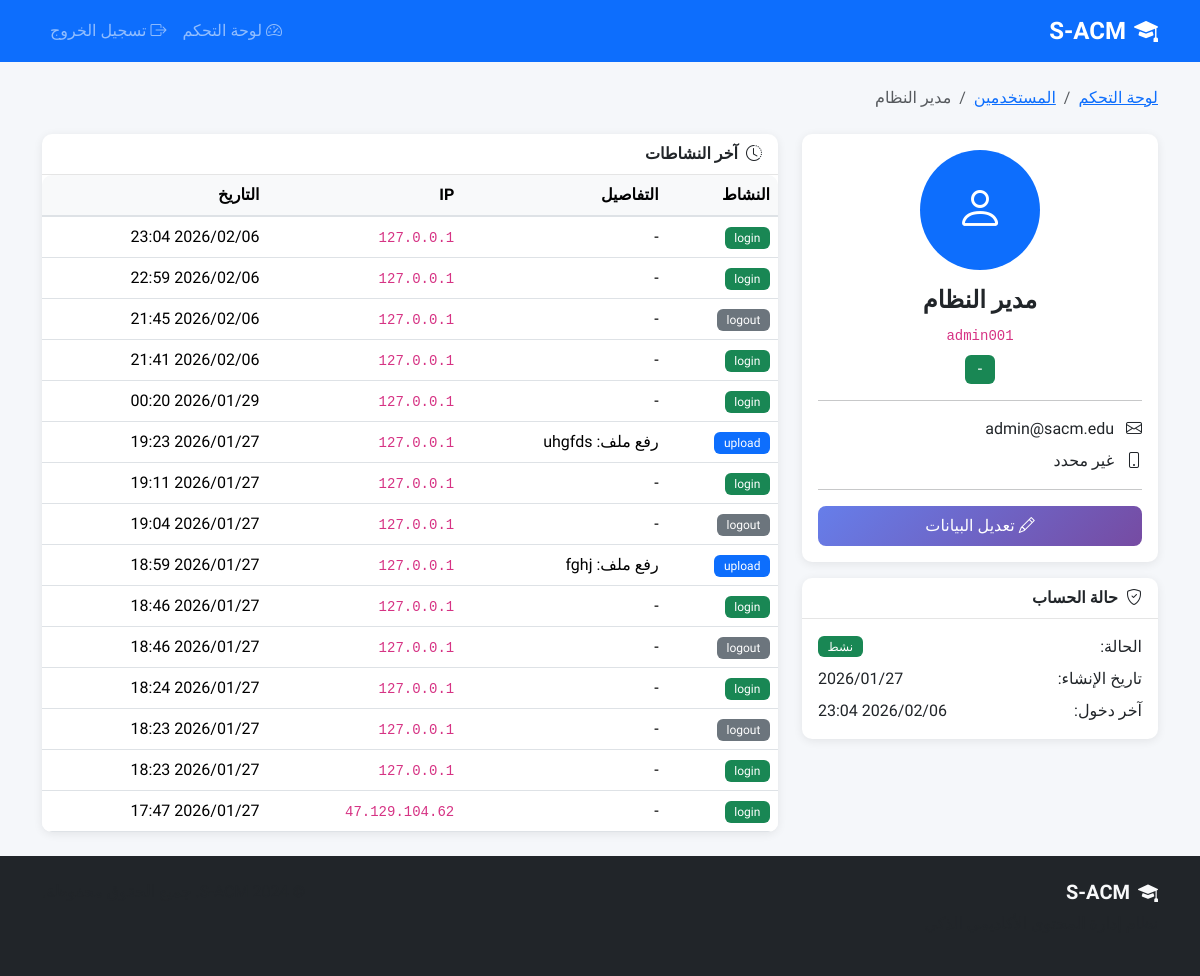
The app's page /accounts/admin/users/1/ (signed in), older data.
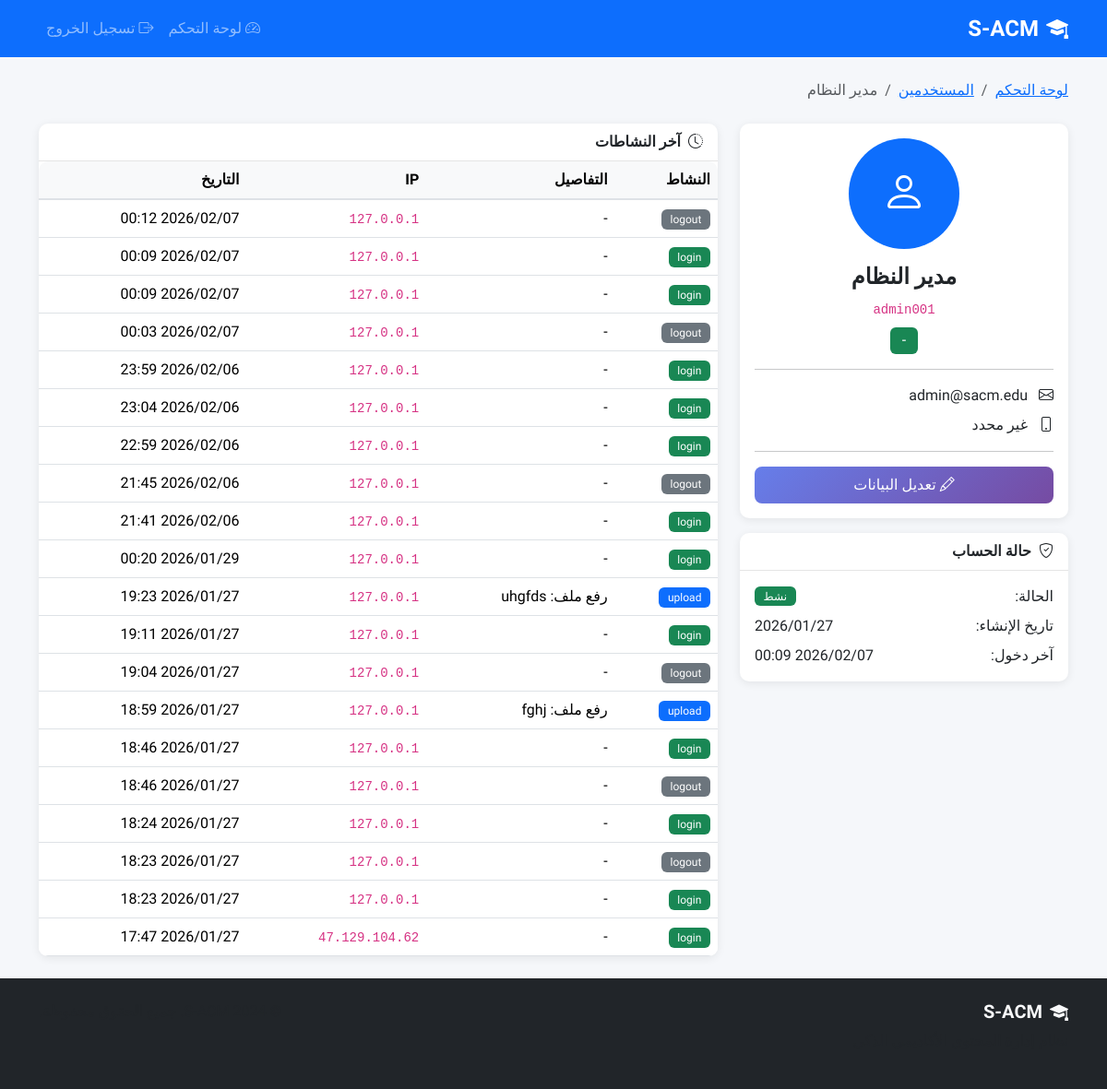
The same page, newer data.
### apps/accounts/models.py (models this page shows, shortened)
class User(AbstractBaseUser, PermissionsMixin):
    ACCOUNT_STATUS_CHOICES = [
        ('inactive', 'غير مفعّل'),
        ('active', 'مفعّل'),
        ('suspended', 'موقوف'),
    ]
    academic_id = models.CharField(
        max_length=50,
        unique=True,
        verbose_name='الرقم الأكاديمي/الوظيفي',
        help_text='الرقم الأكاديمي للطالب أو الرقم الوظيفي للموظف'
    )
    id_card_number = models.CharField(
        max_length=50,
        unique=True,
        verbose_name='رقم البطاقة الشخصية',
        help_text='يستخدم للتحقق من الهوية عند التفعيل'
    )
    full_name = models.CharField(
        max_length=150,
        verbose_name='الاسم الكامل'
    )
    email = models.EmailField(
        unique=True,
        blank=True,
        null=True,
        verbose_name='البريد الإلكتروني',
        help_text='يتم تعيينه عند التفعيل'
    )
    account_status = models.CharField(
        max_length=20,
        choices=ACCOUNT_STATUS_CHOICES,
        default='inactive',
        verbose_name='حالة الحساب'
    )
    role = models.ForeignKey(
        Role,
        on_delete=models.PROTECT,
        related_name='users',
        verbose_name='الدور',
        null=True,
        blank=True
    )
    major = models.ForeignKey(
        Major,
        on_delete=models.SET_NULL,
        related_name='students',
        verbose_name='التخصص',
        null=True,
        blank=True,
        help_text='للطلاب فقط'
    )
    level = models.ForeignKey(
        Level,
        on_delete=models.SET_NULL,
        related_name='students',
        verbose_name='المستوى',
        null=True,
        blank=True,
        help_text='للطلاب فقط'
    )
    is_staff = models.BooleanField(default=False, verbose_name='موظف')
    is_active = models.BooleanField(default=True, verbose_name='نشط')
    date_joined = models.DateTimeField(default=timezone.now, verbose_name='تاريخ الانضمام')
    last_login = models.DateTimeField(null=True, blank=True, verbose_name='آخر تسجيل دخول')
    profile_picture = models.ImageField(
        upload_to='profiles/',
        blank=True,
        null=True,
        verbose_name='صورة الملف الشخصي'
    )
    phone_number = models.CharField(
        max_length=20,
        blank=True,
        null=True,
        verbose_name='رقم الهاتف'
    )
    objects = UserManager()
    USERNAME_FIELD = 'academic_id'
    REQUIRED_FIELDS = ['full_name', 'id_card_number']
    class Meta:
        db_table = 'users'
        verbose_name = 'مستخدم'
        verbose_name_plural = 'المستخدمون'
        indexes = [
            models.Index(fields=['academic_id']),
            models.Index(fields=['email']),
            models.Index(fields=['account_status']),
        ]
    def is_admin(self):
        return self.role and self.role.code == Role.ADMIN
    def is_instructor(self):
        return self.role and self.role.code == Role.INSTRUCTOR
    def is_student(self):
        return self.role and self.role.code == Role.STUDENT

class UserActivity(models.Model):
    ACTIVITY_TYPES = [
        ('login', 'تسجيل دخول'),
        ('logout', 'تسجيل خروج'),
        ('upload', 'رفع ملف'),
        ('download', 'تحميل ملف'),
        ('view', 'عرض محتوى'),
        ('ai_summary', 'طلب تلخيص AI'),
        ('ai_questions', 'طلب أسئلة AI'),
        ('profile_update', 'تحديث الملف الشخصي'),
        ('password_change', 'تغيير كلمة المرور'),
    ]
    user = models.ForeignKey(
        User,
        on_delete=models.CASCADE,
        related_name='activities',
        verbose_name='المستخدم'
    )
    activity_type = models.CharField(
        max_length=50,
        choices=ACTIVITY_TYPES,
        verbose_name='نوع النشاط'
    )
    description = models.TextField(
        blank=True,
        null=True,
        verbose_name='وصف النشاط'
    )
    ip_address = models.GenericIPAddressField(
        blank=True,
        null=True,
        verbose_name='عنوان IP'
    )
    user_agent = models.TextField(
        blank=True,
        null=True,
        verbose_name='معلومات المتصفح'
    )
    activity_time = models.DateTimeField(
        auto_now_add=True,
        verbose_name='وقت النشاط'
    )
    file_id = models.PositiveIntegerField(
        blank=True,
        null=True,
        verbose_name='معرف الملف'
    )
    class Meta:
        db_table = 'user_activity'
        verbose_name = 'نشاط مستخدم'
        verbose_name_plural = 'أنشطة المستخدمين'
        ordering = ['-activity_time']
        indexes = [
            models.Index(fields=['user', 'activity_type']),
            models.Index(fields=['activity_time']),
        ]

### apps/accounts/views/admin.py (the view, shortened to what this page needs)
# urls.py: path('admin/users/<int:pk>/', views.UserDetailView.as_view(), name='admin_user_detail'),
class UserDetailView(LoginRequiredMixin, AdminRequiredMixin, View):
    template_name = 'admin_panel/users/detail.html'
    def get(self, request, pk):
        user = get_object_or_404(User, pk=pk)
        context = {
            'viewed_user': user,
            'activities': UserActivity.objects.filter(user=user).order_by('-activity_time')[:20],
        }
        if user.is_student():
            context['download_count'] = UserActivity.objects.filter(
                user=user, activity_type='download'
            ).count()
        return render(request, self.template_name, context)

### apps/accounts/views/mixins.py (called while the page is built)
    def test_func(self):
        return self.request.user.is_authenticated and self.request.user.is_admin()

### apps/core/context_processors.py (called while the page is built, shortened)
def site_settings(request):
    return {
        'SITE_NAME': 'S-ACM',
        'SITE_FULL_NAME': 'نظام إدارة المحتوى الأكاديمي الذكي',
        'SITE_VERSION': '1.0.0',
        'DEBUG': settings.DEBUG,
    }

def user_notifications(request):
    return {'unread_count': 0}

def user_role_info(request):
    if request.user.is_authenticated:
        role = request.user.role
        menu_items = getattr(request, 'menu_items', [])
        user_permissions = getattr(request, 'user_permissions', set())
        return {
            'user_role': role.display_name if role else None,
            'user_role_code': role.code if role else None,
            'is_admin': request.user.is_admin(),
            'is_instructor': request.user.is_instructor(),
            'is_student': request.user.is_student(),
            'menu_items': menu_items,
            'user_permissions': user_permissions,
            'has_perm': lambda p: '__all__' in user_permissions or p in user_permissions,
        }

### templates/admin_panel/users/detail.html (shortened to what the changed rows need)
{% extends 'base.html' %}
{% load static %}
{% block content %}
<nav aria-label="breadcrumb" class="mb-4">
    <ol class="breadcrumb">
        <li class="breadcrumb-item"><a href="{% url 'accounts:admin_dashboard' %}">لوحة التحكم</a></li>
        <li class="breadcrumb-item"><a href="{% url 'accounts:admin_user_list' %}">المستخدمين</a></li>
        <li class="breadcrumb-item active">{{ viewed_user.full_name|default:viewed_user.academic_id }}</li>
    </ol>
</nav>
<div class="row">
    <div class="col-lg-4 mb-4">
        <div class="card">
            <div class="card-body text-center">
                {% if viewed_user.profile_picture %}
                <img src="{{ viewed_user.profile_picture.url }}" class="rounded-circle mb-3" width="120" height="120" alt="صورة المستخدم">
                {% else %}
                <div class="bg-primary text-white rounded-circle d-inline-flex align-items-center justify-content-center mb-3" style="width: 120px; height: 120px; font-size: 48px;">
                    <i class="bi bi-person"></i>
                </div>
                {% endif %}
                <h4>{{ viewed_user.full_name|default:"بدون اسم" }}</h4>
                <p class="text-muted mb-2">
                    <code>{{ viewed_user.academic_id }}</code>
                </p>
                <span class="badge {% if viewed_user.role.role_name == 'admin' %}bg-danger{% elif viewed_user.role.role_name == 'instructor' %}bg-info{% else %}bg-success{% endif %} fs-6">
                    {{ viewed_user.role.role_name|default:"-" }}
                </span>
                <hr>
                <div class="text-start">
                    <p class="mb-2">
                        <i class="bi bi-envelope me-2"></i>
                        {{ viewed_user.email|default:"غير محدد" }}
                    </p>
                    <p class="mb-2">
                        <i class="bi bi-phone me-2"></i>
                        {{ viewed_user.phone_number|default:"غير محدد" }}
                    </p>
                </div>
                <hr>
                <div class="d-grid gap-2">
                    <a href="{% url 'accounts:admin_user_edit' viewed_user.pk %}" class="btn btn-primary">
                    </a>
                </div>
            </div>
        </div>
        <div class="card mt-3">
            <div class="card-body">
                <div class="d-flex justify-content-between align-items-center mb-2">
                    <span>تاريخ الإنشاء:</span>
                    <span>{{ viewed_user.date_joined|date:"Y/m/d" }}</span>
                </div>
                <div class="d-flex justify-content-between align-items-center">
                    <span>آخر دخول:</span>
                    <span>{{ viewed_user.last_login|date:"Y/m/d H:i"|default:"لم يسجل دخول" }}</span>
                </div>
            </div>
        </div>
    </div>
    <div class="col-lg-8">
        <div class="card">
            <div class="card-body p-0">
                <div class="table-responsive">
                    <table class="table table-hover mb-0">
                        <thead>
                            <tr>
                                <th>النشاط</th>
                                <th>التفاصيل</th>
                                <th>IP</th>
                                <th>التاريخ</th>
                            </tr>
                        </thead>
                        <tbody>
                            {% for activity in activities %}
                            <tr>
                                <td>
                                    <span class="badge {% if activity.activity_type == 'login' %}bg-success{% elif activity.activity_type == 'logout' %}bg-secondary{% elif activity.activity_type == 'download' %}bg-info{% elif activity.activity_type == 'upload' %}bg-primary{% else %}bg-light text-dark{% endif %}">
                                        {{ activity.activity_type }}
                                    </span>
                                </td>
                                <td>{{ activity.description|default:"-"|truncatewords:8 }}</td>
                                <td><code>{{ activity.ip_address|default:"-" }}</code></td>
                                <td>{{ activity.activity_time|date:"Y/m/d H:i" }}</td>
                            </tr>
                            {% empty %}
                            <tr>
                                <td colspan="4" class="text-center py-4 text-muted">لا توجد نشاطات مسجلة</td>
                            </tr>
                            {% endfor %}
                        </tbody>
                    </table>
                </div>
            </div>
        </div>
    </div>
</div>
{% endblock %}

Row changes from the older to the newer data that the page shows:
changed User "مدير النظام": last_login "2026/02/06 23:04" → "2026/02/07 00:09"
added UserActivity: activity_type "logout", description "-", ip_address "127.0.0.1", activity_time "2026/02/07 00:12"
added UserActivity: activity_type "login", description "-", ip_address "127.0.0.1", activity_time "2026/02/07 00:09"
added UserActivity: activity_type "login", description "-", ip_address "127.0.0.1", activity_time "2026/02/07 00:09"
added UserActivity: activity_type "logout", description "-", ip_address "127.0.0.1", activity_time "2026/02/07 00:03"
added UserActivity: activity_type "login", description "-", ip_address "127.0.0.1", activity_time "2026/02/06 23:59"
